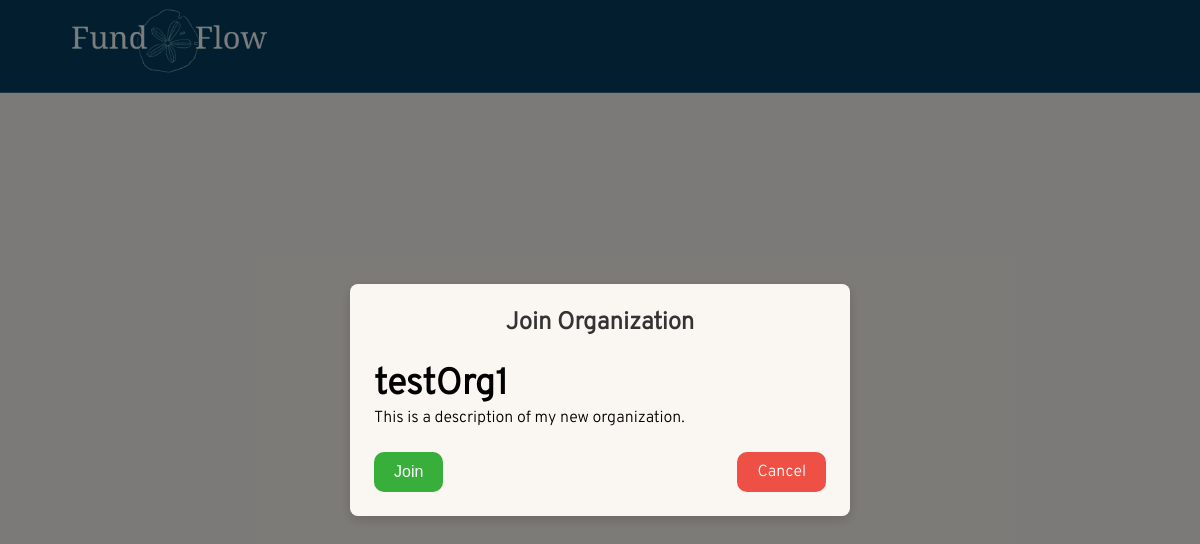
The page /joinOrganization/1 on the database its author committed.
### FundFlow/models.py (models this page shows, shortened)
class Organization(models.Model):
    name= models.CharField(max_length=255, unique=True)
    description = models.TextField(blank=True, null=True)
    president = models.ForeignKey(User, on_delete=models.CASCADE, related_name='president_of', blank=True, null=True)
    treasurer = models.ForeignKey(User, on_delete=models.SET_NULL ,related_name='treasurer_of', blank=True, null=True)
    members = models.ManyToManyField(User, related_name='organizations', blank=True)
    pending_members = models.ManyToManyField(User, related_name='pending_organizations', blank=True)
    bank_email= models.EmailField(verbose_name='Email Address', unique=False, blank=True, null=True)

### FundFlow/views.py (the view)
# urls.py: path('joinOrganization/<org_id>', views.joinOrg_view, name='joinOrg'),
def joinOrg_view(request,org_id):
    org = Organization.objects.get(pk=org_id)
    context={
        'org':org
    }
    current_user= request.user
    if request.method == 'POST':
        org.request_membership(current_user)
        return redirect('dashboard')
    return render(request, 'joinOrg.html', context)

### FundFlow/templates/joinOrg.html (shortened to what this page needs)
{% extends 'base.html' %}
{% load crispy_forms_tags %}
{% block content %}
<div class="popup-overlay">
    <div class="create-ticket-popup">
        <h1>Join Organization</h1>
        <div class="org-details">
            <h2 class="org-name">{{ org.name }}</h2>
            <p class="org-description">{{ org.description }}</p>
        </div>
        <form method="POST" class="join-form">
            <div class="form-actions">
                <button type="submit" class="submit-btn">Join</button>
                <a href="{% url 'dashboard' %}" class="cancel-btn">Cancel</a>
            </div>
        </form>
    </div>
</div>
{% endblock %}

### FundFlow/static/dashboard.css (style rules this page uses)
* { margin: 0; padding: 0; box-sizing: border-box; }
body { display: flex; flex-direction: column; }

### FundFlow/static/home.css (style rules this page uses)
body { margin: 0; padding: 0; background-color: #F8F5F0; font-family: 'Overpass', sans-serif; }

### FundFlow/static/signUp.css (style rules this page uses)
body { margin: 0; padding: 0; background-color: #F8F5F0; }

### FundFlow/static/index.css (style rules this page uses)
body { background-color: #FAF6F1; margin: 0; }

### FundFlow/static/registerorg.css (style rules this page uses)
body { display: flex; flex-direction: column; }

### FundFlow/static/voting.css (style rules this page uses)
body { font-family: 'Overpass', sans-serif; }
.org-name { margin: 0; font-weight: bold; }

### FundFlow/static/expenses.css (style rules this page uses)
.popup-overlay { position: fixed; top: 0; left: 0; right: 0; bottom: 0; background-color: rgba(0, 0, 0, 0.5); display: flex; justify-content: center; align-items: center; z-index: 1000; }
.create-ticket-popup { background-color: #FAF6F1; border-radius: 8px; box-shadow: 0 4px 12px rgba(0, 0, 0, 0.15); padding: 24px; width: 90%; max-width: 500px; max-height: 90vh; overflow-y: auto; }
.create-ticket-popup h1 { margin-top: 0; margin-bottom: 24px; color: #333; font-size: 24px; text-align: center; }
.form-actions { display: flex; justify-content: space-between; margin-top: 24px; }
.submit-btn { background-color: #38af3a; color: white; border: none; padding: 10px 20px; border-radius: 10px; cursor: pointer; font-size: 16px; text-decoration: none; text-align: center; transition: background-color 0.2s; }
.cancel-btn { background-color: #ef5045; color: white; border: none; padding: 10px 20px; border-radius: 10px; cursor: pointer; font-size: 16px; text-decoration: none; text-align: center; transition: background-color 0.2s; }

### FundFlow/static/budgetRev.css (style rules this page uses)
h1 { color: #000000; font-size: 28px; margin-bottom: 20px; text-align: center; }

### FundFlow/static/manageOrganization.css (style rules this page uses)
h2 { font-size: 36px; margin-bottom: 15px; text-align: left; }

### FundFlow/static/fundingRequests.css (style rules this page uses)
body { font-family: 'Overpass', sans-serif; }

### rows shown on the page
Organization: name "testOrg1", description "This is a description of my new organization."
